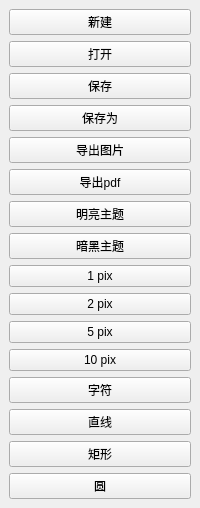
      <widget class="QDockWidget" name="dockWidget">
       <widget class="QWidget" name="dockWidgetContents">
        <layout class="QGridLayout" name="gridLayout_21">
         <item row="0" column="0">
          <widget class="QPushButton" name="actionNew">
           <property name="text">
            <string>新建</string>
           </property>
          </widget>
         </item>
         <item row="1" column="0">
          <widget class="QPushButton" name="actionOpen">
           <property name="text">
            <string>打开</string>
           </property>
          </widget>
         </item>
         <item row="2" column="0">
          <widget class="QPushButton" name="actionSave">
           <property name="text">
            <string>保存</string>
           </property>
          </widget>
         </item>
         <item row="3" column="0">
          <widget class="QPushButton" name="actionSaveAs">
           <property name="text">
            <string>保存为</string>
           </property>
          </widget>
         </item>
         <item row="4" column="0">
          <widget class="QPushButton" name="actionExImage">
           <property name="text">
            <string>导出图片</string>
           </property>
          </widget>
         </item>
         <item row="5" column="0">
          <widget class="QPushButton" name="actionExPDF">
           <property name="text">
            <string>导出pdf</string>
           </property>
          </widget>
         </item>
         <item row="6" column="0">
          <widget class="QPushButton" name="actionLight">
           <property name="text">
            <string>明亮主题</string>
           </property>
          </widget>
         </item>
         <item row="7" column="0">
          <widget class="QPushButton" name="actionDark">
           <property name="text">
            <string>暗黑主题</string>
           </property>
          </widget>
         </item>
         <item row="8" column="0">
          <widget class="QPushButton" name="action1_pixel">
           <property name="text">
            <string>1 pix</string>
           </property>
          </widget>
         </item>
         <item row="9" column="0">
          <widget class="QPushButton" name="action2_pixel">
           <property name="text">
            <string>2 pix</string>
           </property>
          </widget>
         </item>
         <item row="10" column="0">
          <widget class="QPushButton" name="action5_pixel">
           <property name="text">
            <string>5 pix</string>
           </property>
          </widget>
         </item>
         <item row="11" column="0">
          <widget class="QPushButton" name="action10_pixel">
           <property name="text">
            <string>10 pix</string>
           </property>
          </widget>
         </item>
         <item row="12" column="0">
          <widget class="QPushButton" name="btnText">
           <property name="text">
            <string>字符</string>
           </property>
          </widget>
         </item>
         <item row="13" column="0">
          <widget class="QPushButton" name="btnLine">
           <property name="text">
            <string>直线</string>
           </property>
          </widget>
         </item>
         <item row="14" column="0">
          <widget class="QPushButton" name="btnRect">
           <property name="text">
            <string>矩形</string>
           </property>
          </widget>
         </item>
         <item row="15" column="0">
          <widget class="QPushButton" name="btnEllipse">
           <property name="text">
            <string>圆</string>
           </property>
          </widget>
         </item>
        </layout>
       </widget>
      </widget>
